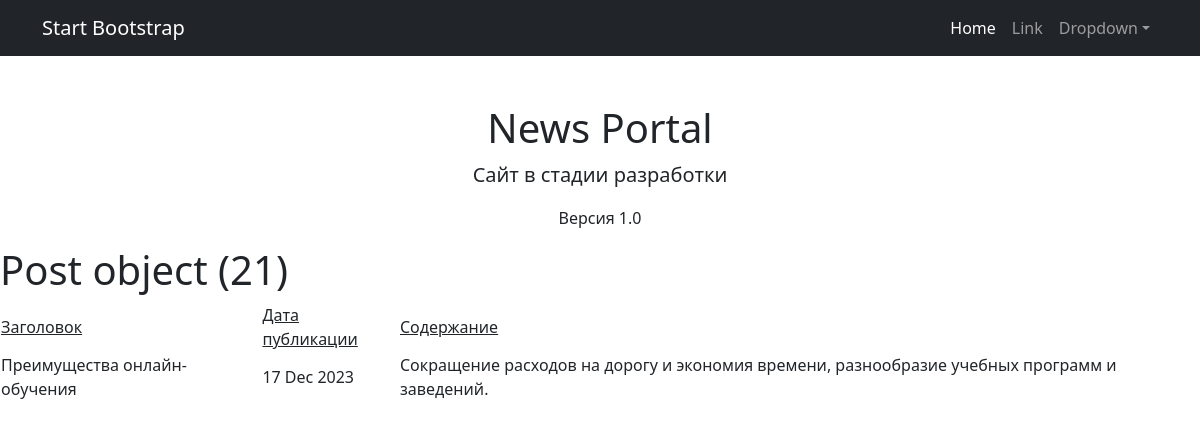
The page /news/21/ on the database its author committed.
### news/models.py (models this page shows, shortened)
class Post(models.Model):
    user = models.ForeignKey(Author, on_delete=models.CASCADE, related_name="post")
    A = "article"
    N = "news"
    choices = ((A, "Статья"), (N, "Новость"))
    choice_field = models.CharField(max_length=7, choices=choices, default="news")
    creation_date = models.DateTimeField(auto_now_add=True)
    categories = models.ManyToManyField(Category, through="PostCategory")
    header = models.CharField(max_length=255, default="Default value")
    text = models.TextField()
    rating = models.IntegerField(default=0)

### news/views.py (the view)
# urls.py: path('<int:pk>/', cache_page(60*5)(PostDetail.as_view()), name='post_detail'),
class PostDetail(DetailView):
    model = Post
    template_name = 'specific_post.html'
    context_object_name = 'post'
    def get_object(self, *args, **kwargs):
        obj = cache.get(f'product-{self.kwargs["pk"]}', None)
        if not obj:
            obj = super().get_object(queryset=self.queryset)
            cache.set(f'product-{self.kwargs["pk"]}', obj)
        return obj

### news/templatetags/custom_filters.py (called while the page is built)
@register.filter()
def censor(value):
    if type(value) != str:
        raise ValueError("Фильтр цензурирования применяется только к переменным строкового типа")
    for word in censor_list:
        value = value.replace(word[1:], '*' * len(word[1:]))
    return value

### templates/specific_post.html (shortened to what this page needs)
{%extends 'default.html'%}
{% load custom_filters %}
{% block content %}
    <h1>{{ post }}</h1>
    <table>
        <tr>
            <td><u>Заголовок</u></td>
            <td><u>Дата публикации</u></td>
            <td><u>Содержание</u></td>
        </tr>
        <tr>
            <td>{{ post.header|censor }}</td>
            <td>{{ post.creation_date|date:'d M Y' }}</td>
            <td>{{ post.text|censor}}</td>
        </tr>
    </table>
    {% endblock content %}

### rows shown on the page
Post: id "Post object (21)", header|censor "Преимущества онлайн-обучения", creation_date "17 Dec 2023", text|censor "Сокращение расходов на дорогу и экономия времени, разнообразие учебных программ и заведений."
